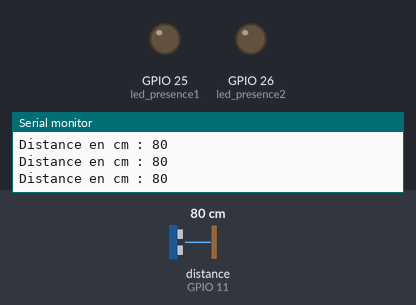
A sketch run on a simulated ESP32. On the bench: output pins drawn as LEDs (lit = HIGH), the last lines printed to the serial monitor. Wiring (inferred from the names in the program): ultrasonic range finder: trigger GPIO 12; echo GPIO 11. The test bench sets the inputs (shaded band); at power-on: distance to the obstacle (sensor on GPIO 11) 80 cm. The echo pulse lasts 58.3 µs per cm; pins used as bus, display or sensor lines are not drawn.

Above: at 1.2 s.
1.3 s: distance to the obstacle (sensor on GPIO 11) set to 42 cm
2.8 s: distance to the obstacle (sensor on GPIO 11) set to 35 cm
At 4.0 s:
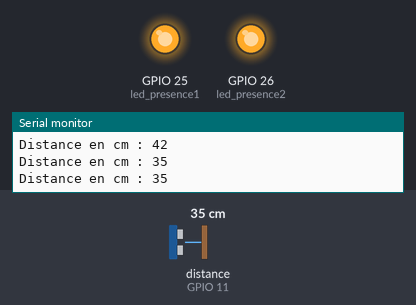
4.3 s: distance to the obstacle (sensor on GPIO 11) set to 60 cm
At 5.5 s:
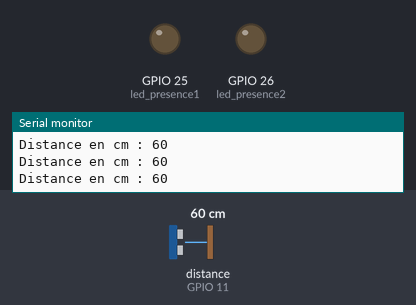
5.8 s: distance to the obstacle (sensor on GPIO 11) set to 2 cm
At 6.5 s:
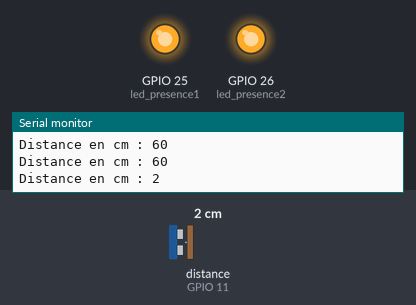
Timing chart, 0 to 8.3 s (numbered marks = the images above; inputs shaded):
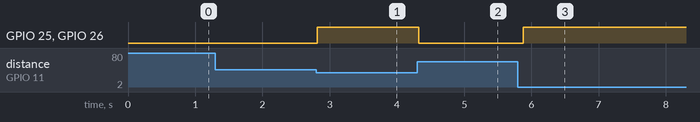

The sketch:

detecteur_presence_allume_led.ino
```cpp
// définition des broches utilisées
int trig_presence = 12;
int echo = 11;

// stocker les distances
long lecture_echo;
long cm;

// Entrées des leds
int led_presence1 = 25;
int led_presence2 = 26;

void setup()
{
  // initialisation des sorties
  pinMode(trig_presence, OUTPUT);
  pinMode(led_presence1, OUTPUT);
  pinMode(led_presence2, OUTPUT);

  // on met en etat éteint les composants
  digitalWrite(led_presence1, LOW);
  digitalWrite(led_presence2, LOW);
  digitalWrite(trig_presence, LOW);

  Serial.begin(9600);
}

void loop()
{
  digitalWrite(trig_presence, HIGH);
  delayMicroseconds(10); // envoi d'une impulsion sur trig de 10 microsecondes
  digitalWrite(trig_presence, LOW);
  lecture_echo = pulseIn(echo, HIGH);
  cm = lecture_echo / 58; // lecture_echo*340/(2*10000)

  // Si on détecte une présence on allume les leds
  if(cm > 0 && cm < 40){
    digitalWrite(led_presence1, HIGH);
    digitalWrite(led_presence2, HIGH);
    delay(500);
  } else {
    digitalWrite(led_presence1, LOW);
    digitalWrite(led_presence2, LOW);
    delay(100);
  }

  Serial.print("Distance en cm : ");
  Serial.println(cm);


}
```

Measured:
- the behaviour switches between 40 and 39 cm on distance to the obstacle (sensor on GPIO 11) (found by bisection; images 0 and 1)
- after the input at 2.8 s, GPIO 25 (led_presence1), GPIO 26 (led_presence2): LOW → HIGH at once
- after the input at 4.3 s, GPIO 25 (led_presence1), GPIO 26 (led_presence2): HIGH → LOW at once
- after the input at 5.8 s, GPIO 25 (led_presence1), GPIO 26 (led_presence2): LOW → HIGH after 0.08 s
